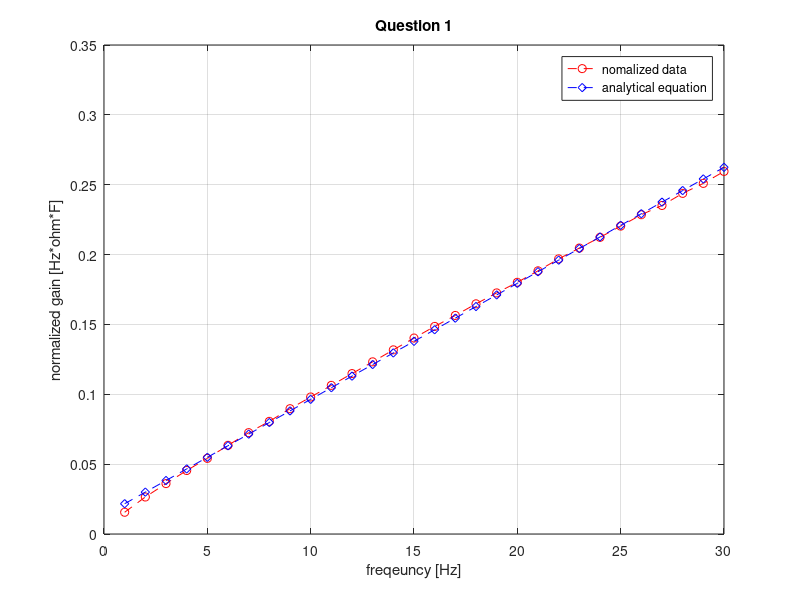
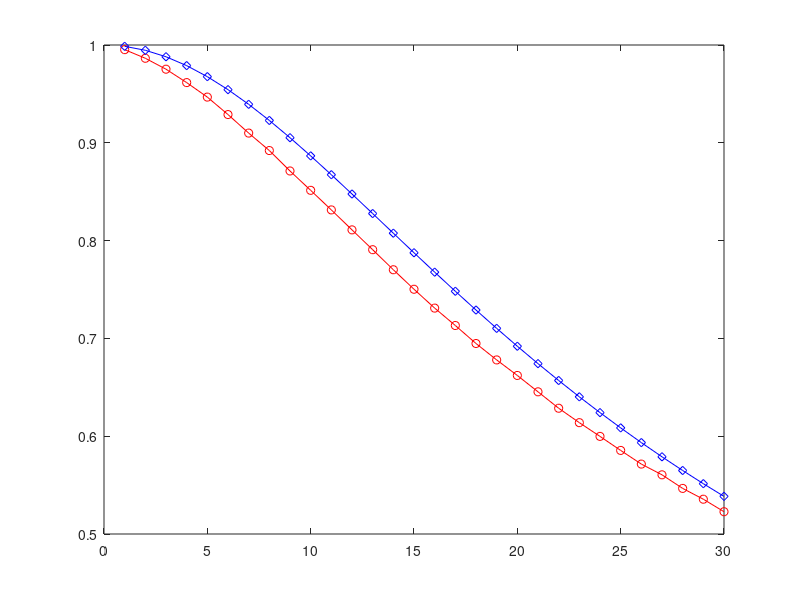

Write the MATLAB code that produced these figures, in order. (Note: this script raises an error after producing the figures.)
clear all;
clc;
lab4_1 = csvread('MAE170_lab4.csv');
lab4_2 = csvread('MAE170_lab4_pt2.csv');
lab4_3 = csvread('MAE170_lab4_pt3.csv');


%% Q1
figure(1)
x1 = lab4_1(:,1);
y1 = lab4_1(:,2);

y1 = sqrt((1./(y1.^2)) - 1)./(2.*pi);
p1 = polyfit(x1,y1,1);

plot(x1,y1,'--or')
hold on;
plot(x1, x1.*p1(1) + p1(2),'--bdiamond')
hold on;
grid on;
xlabel('freqeuncy [Hz]')
ylabel('normalized gain [Hz*ohm*F]')
title('Question 1')
legend('nomalized data','analytical equation')

%% Q2
figure(2)
x2 = lab4_1(:,1);
y2a = lab4_1(:,2);
% cutoff_expect = 
for i = 10:20
    if y2a(i)<= 0.707
       cutoff_expect = i;
       break
    end
end


y2b = 1./sqrt((2.*pi.*x2.*p1(1)).^2 + 1);

plot(x2,y2a, '-or');
hold on;
plot(x2,y2b, '-bdiamond');
hold on;
%maxline for each
yline(y2a(1),'--')
yline(y2b(1),'--')
xline(cutoff_expect,'--')
%xline()



% figure(3)


